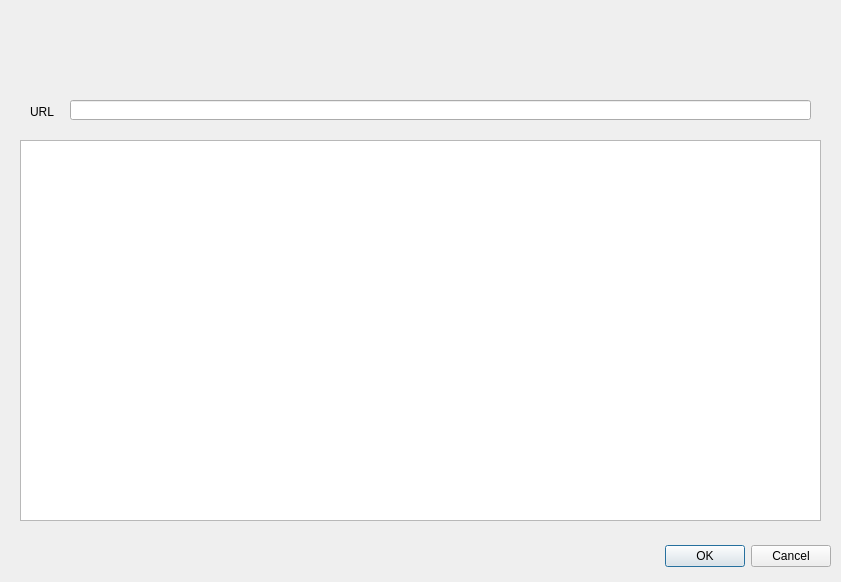
<?xml version="1.0" encoding="UTF-8"?>
<ui version="4.0">
 <class>Dialog</class>
 <widget class="QDialog" name="Dialog">
  <property name="geometry">
   <rect>
    <x>0</x>
    <y>0</y>
    <width>841</width>
    <height>582</height>
   </rect>
  </property>
  <property name="windowTitle">
   <string>Dialog</string>
  </property>
  <widget class="QDialogButtonBox" name="buttonBox">
   <property name="geometry">
    <rect>
     <x>490</x>
     <y>540</y>
     <width>341</width>
     <height>32</height>
    </rect>
   </property>
   <property name="orientation">
    <enum>Qt::Horizontal</enum>
   </property>
   <property name="standardButtons">
    <set>QDialogButtonBox::Cancel|QDialogButtonBox::Ok</set>
   </property>
   <property name="centerButtons">
    <bool>false</bool>
   </property>
  </widget>
  <widget class="QLabel" name="URL">
   <property name="geometry">
    <rect>
     <x>30</x>
     <y>102</y>
     <width>56</width>
     <height>20</height>
    </rect>
   </property>
   <property name="text">
    <string>URL</string>
   </property>
  </widget>
  <widget class="QLineEdit" name="lineEdit">
   <property name="geometry">
    <rect>
     <x>70</x>
     <y>100</y>
     <width>741</width>
     <height>20</height>
    </rect>
   </property>
  </widget>
  <widget class="QTextBrowser" name="textBrowser">
   <property name="geometry">
    <rect>
     <x>20</x>
     <y>140</y>
     <width>801</width>
     <height>381</height>
    </rect>
   </property>
  </widget>
 </widget>
 <resources/>
 <connections>
  <connection>
   <sender>buttonBox</sender>
   <signal>accepted()</signal>
   <receiver>Dialog</receiver>
   <slot>accept()</slot>
   <hints>
    <hint type="sourcelabel">
     <x>248</x>
     <y>254</y>
    </hint>
    <hint type="destinationlabel">
     <x>157</x>
     <y>274</y>
    </hint>
   </hints>
  </connection>
  <connection>
   <sender>buttonBox</sender>
   <signal>rejected()</signal>
   <receiver>Dialog</receiver>
   <slot>reject()</slot>
   <hints>
    <hint type="sourcelabel">
     <x>316</x>
     <y>260</y>
    </hint>
    <hint type="destinationlabel">
     <x>286</x>
     <y>274</y>
    </hint>
   </hints>
  </connection>
 </connections>
</ui>
